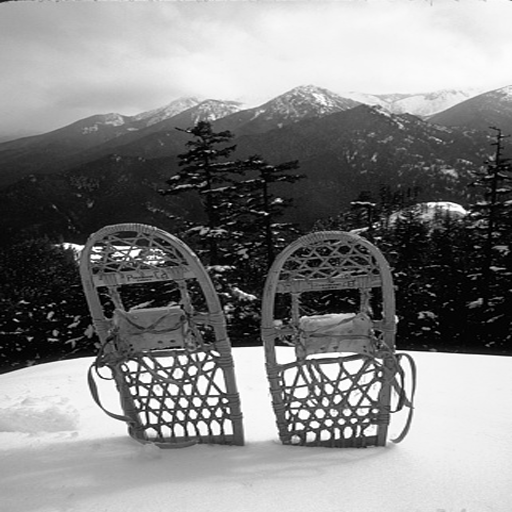
#> input picture sample_imgs/0000.bmp, 512 x 512 px; its folder holds only this picture in this run
$ jupyter execute --allow-errors test.ipynb   (older library calls are emulated)
#> lines starting #> are read from the running program, lines starting #| are printed output that depends on the picture; long printed decimals are rounded
## Utility functions and imports

[cell 1]
import numpy as np
import cv2
import pywt
import matplotlib.pyplot as plt

import os
from scipy.fft import dct, idct
import numpy as np
import matplotlib.pyplot as plt
from scipy.signal import convolve2d
from math import sqrt

def wpsnr(img1, img2):
  img1 = np.float32(img1)/255.0
  img2 = np.float32(img2)/255.0
  difference = img1-img2
  same = not np.any(difference)
  if same is True:
      return 9999999
  w = np.genfromtxt('csf.csv', delimiter=',')
  ew = convolve2d(difference, np.rot90(w,2), mode='valid')
  decibels = 20.0*np.log10(1.0/sqrt(np.mean(np.mean(ew**2))))
  return decibels

# [16 lines left out: functions similarity, compute_thr, not called in this run]

[cell 2]
#List of different attacks
from sklearn.metrics import roc_curve, auc

import random

#this seed was set just to make you obtain the same result
random.seed(3)
def awgn(img, std, seed):
  mean = 0.0   # some constant
  #np.random.seed(seed)
  attacked = img + np.random.normal(mean, std, img.shape)
  attacked = np.clip(attacked, 0, 255)
  return attacked

# [38 lines left out: functions blur, sharpening, median, resizing, jpeg_compression, not called in this run]

## First technique (simpliest) function

[cell 3]
def embedding1(image, mark, alpha=0.1, v='multiplicative'):

    # Generate a watermark
    # mark = np.random.uniform(0.0, 1.0, mark_size)
    # mark = np.uint8(np.rint(mark))
    # np.save('mark.npy', mark)

    coeffs2 = pywt.dwt2(image, 'haar')
    LL, (LH, HL, HH) = coeffs2

    coeffs3 = pywt.dwt2(LL, 'haar')
    LL2, (LH2, HL2, HH2) = coeffs3

    # Get the locations in LH
    sign_LH2 = np.sign(LH2)
    abs_LH2 = abs(LH2)
    locations_LH2 = np.argsort(-abs_LH2,axis=None) # - sign is used to get descending order
    rows_LH2 = LH2.shape[0]
    locations_LH2 = [(val//rows_LH2, val%rows_LH2) for val in locations_LH2] # locations as (x,y) coordinates

    # Get the locations in HL
    sign_HL2 = np.sign(HL2)
    abs_HL2 = abs(HL2)
    locations_HL2 = np.argsort(-abs_HL2,axis=None) # - sign is used to get descending order
    rows_HL2 = HL2.shape[0]
    locations_HL2 = [(val//rows_HL2, val%rows_HL2) for val in locations_HL2] # locations as (x,y) coordinates

    # Get the locations in HH
    sign_HH2 = np.sign(HH2)
    abs_HH2 = abs(HH2)
    locations_HH2 = np.argsort(-abs_HH2,axis=None) # - sign is used to get descending order
    rows_HH2 = HH2.shape[0]
    locations_HH2 = [(val//rows_HH2, val%rows_HH2) for val in locations_HH2] # locations as (x,y) coordinates
    # Embed the watermark in LH
    watermarked_LH2 = abs_LH2.copy()
    for idx, (loc,mark_val) in enumerate(zip(locations_LH2[1:], mark)):
        if v == 'additive':
            watermarked_LH2[loc] += (alpha * mark_val)
        elif v == 'multiplicative':
            watermarked_LH2[loc] *= 1 + ( alpha * mark_val)

     # Embed the watermark in LH
    watermarked_HL2 = abs_HL2.copy()
    for idx, (loc,mark_val) in enumerate(zip(locations_HL2[1:], mark)):
        if v == 'additive':
            watermarked_HL2[loc] += (alpha * mark_val)
        elif v == 'multiplicative':
            watermarked_HL2[loc] *= 1 + ( alpha * mark_val)

     # Embed the watermark in HH
    watermarked_HH2 = abs_HH2.copy()
    for idx, (loc,mark_val) in enumerate(zip(locations_HH2[1:], mark)):
        if v == 'additive':
            watermarked_HH2[loc] += (alpha * mark_val)
        elif v == 'multiplicative':
            watermarked_HH2[loc] *= 1 + ( alpha * mark_val)

    # Restore sign and o back to spatial domain
    watermarked_LH2 *= sign_LH2
    watermarked_HL2 *= sign_HL2
    watermarked_HH2 *= sign_HH2
    watermarked_LL = pywt.idwt2((LL2, (watermarked_LH2, watermarked_HL2, watermarked_HH2)), 'haar')
    watermarked = pywt.idwt2((watermarked_LL, (LH, HL, HH)), 'haar')

    return watermarked

# [64 lines left out: function detection1, not called in this run]

[cell 4]
imgs = [cv2.imread(os.path.join('./sample_imgs', img), 0) for img in os.listdir('./sample_imgs')]
N = 1024
mark = np.load('ammhackati.npy')
#> (reads ammhackati.npy from the repository)

[cell 5]
alpha = 0.5

v = 'multiplicative'
np.random.seed(seed=123)

wm_imgs = []
wpsnr_wm_imgs = []

#> (the rest of this cell did not finish here and is left out)

[cell 6]
lost = 0
for org_img, wm_img, quality in zip(imgs, wm_imgs, wpsnr_wm_imgs):
    w_ex = detection1(org_img, wm_img, alpha)
    attacked_wimg = awgn(wm_img, 24, np.random.seed(123))
    w_ex_attacked = detection1(org_img, attacked_wimg, alpha)

    print("WPSNR watermarked img before being attacked: ", quality);
    print("WPSNR watermarked img after being attackted: ", wpsnr(attacked_wimg, wm_img))

    sim_not_attacked = similarity(mark, w_ex)
    sim_attacked = similarity(w_ex, w_ex_attacked)

    t, _ = compute_thr(sim_not_attacked, mark)

    print('\n')
    if sim_not_attacked > t:
        print('Mark has been found in the non-attacked image. SIM = %f' % sim_not_attacked)
    else:
        print('Mark has been lost in the non-attacked image. SIM = %f' % sim_not_attacked)
    if sim_attacked > t or wpsnr(attacked_wimg, wm_img) < 35.0:
        print('Mark has been found in the attacked image. SIM = %f' % sim_attacked)
    else:
        lost += 1

        print('Mark has been lost in the attacked image. SIM = %f' % sim_attacked)
    print('--------------------------')
    print('\n')
#> this loop made 0 passes
#> after the loop, lost = 0


p = (lost/len(imgs)) * 100
#> p = 0
print("Watermark lost in %2f of the images" % p);
#| Watermark lost in 0 of the images
print(f"Watermark has been lost in {lost}/{len(imgs)} images")
#| Watermark has been lost in 0/1 images

## Second technique

[cell 7]
def embedding2(image, mark, alphaOne=0.5, alphaTwo=0.5, v='multiplicative'):

    coeffs2 = pywt.dwt2(image, 'haar')
    LL, (LH, HL, HH) = coeffs2
    coeffs3 = pywt.dwt2(LL, 'haar')
    LL2, (LH2, HL2, HH2) = coeffs3

    # Get the locations in LLLH
    sign_LH2 = np.sign(LH2)
    abs_LH2 = abs(LH2)
    locations_LH2 = np.argsort(-abs_LH2,axis=None) # - sign is used to get descending order
    rows_LH2 = LH2.shape[0]
    locations_LH2 = [(val//rows_LH2, val%rows_LH2) for val in locations_LH2] # locations as (x,y) coordinates

    # Get the locations in LLHL
    sign_HL2 = np.sign(HL2)
    abs_HL2 = abs(HL2)
    locations_HL2 = np.argsort(-abs_HL2,axis=None) # - sign is used to get descending order
    rows_HL2 = HL2.shape[0]
    locations_HL2 = [(val//rows_HL2, val%rows_HL2) for val in locations_HL2] # locations as (x,y) coordinates

    # Get the locations in LLHH
    sign_HH2 = np.sign(HH2)
    abs_HH2 = abs(HH2)
    locations_HH2 = np.argsort(-abs_HH2,axis=None) # - sign is used to get descending order
    rows_HH2 = HH2.shape[0]
    locations_HH2 = [(val//rows_HH2, val%rows_HH2) for val in locations_HH2] # locations as (x,y) coordinates

    # Embed the watermark in LLLH
    watermarked_LH2 = abs_LH2.copy()
    for idx, (loc,mark_val) in enumerate(zip(locations_LH2[1:], mark)):
        if v == 'additive':
            watermarked_LH2[loc] += (alphaOne * mark_val)
        elif v == 'multiplicative':
            watermarked_LH2[loc] *= 1 + (alphaOne * mark_val)

     # Embed the watermark in LLHL
    watermarked_HL2 = abs_HL2.copy()
    for idx, (loc,mark_val) in enumerate(zip(locations_HL2[1:], mark)):
        if v == 'additive':
            watermarked_HL2[loc] += (alphaOne * mark_val)
        elif v == 'multiplicative':
            watermarked_HL2[loc] *= 1 + (alphaOne * mark_val)

     # Embed the watermark in LLHH
    watermarked_HH2 = abs_HH2.copy()
    for idx, (loc,mark_val) in enumerate(zip(locations_HH2[1:], mark)):
        if v == 'additive':
            watermarked_HH2[loc] += (alphaOne * mark_val)
        elif v == 'multiplicative':
            watermarked_HH2[loc] *= 1 + (alphaOne * mark_val)

    # Restore sign and o back to spatial domain
    watermarked_LH2 *= sign_LH2
    watermarked_HL2 *= sign_HL2
    watermarked_HH2 *= sign_HH2
    watermarked_LL = pywt.idwt2((LL2, (watermarked_LH2, watermarked_HL2, watermarked_HH2)), 'haar')

    # Get the locations in LH
    sign_LH = np.sign(LH)
    abs_LH = abs(LH)
    locations_LH = np.argsort(-abs_LH,axis=None) # - sign is used to get descending order
    rows_LH = LH.shape[0]
    locations_LH = [(val//rows_LH, val%rows_LH) for val in locations_LH] # locations as (x,y) coordinates

    # Get the locations in HL
    sign_HL = np.sign(HL)
    abs_HL = abs(HL)
    locations_HL = np.argsort(-abs_HL,axis=None) # - sign is used to get descending order
    rows_HL = HL.shape[0]
    locations_HL = [(val//rows_HL, val%rows_HL) for val in locations_HL] # locations as (x,y) coordinates

    # Get the locations in HH
    sign_HH = np.sign(HH)
    abs_HH = abs(HH)
    locations_HH = np.argsort(-abs_HH,axis=None) # - sign is used to get descending order
    rows_HH = HH.shape[0]
    locations_HH = [(val//rows_HH, val%rows_HH) for val in locations_HH] # locations as (x,y) coordinates

    # Embed the watermark in LH
    watermarked_LH = abs_LH.copy()
    for idx, (loc,mark_val) in enumerate(zip(locations_LH[1:], mark)):
        if v == 'additive':
            watermarked_LH[loc] += (alphaTwo * mark_val)
        elif v == 'multiplicative':
            watermarked_LH[loc] *= 1 + ( alphaTwo * mark_val)

     # Embed the watermark in LH
    watermarked_HL = abs_HL.copy()
    for idx, (loc,mark_val) in enumerate(zip(locations_HL[1:], mark)):
        if v == 'additive':
            watermarked_HL[loc] += (alphaTwo * mark_val)
        elif v == 'multiplicative':
            watermarked_HL[loc] *= 1 + ( alphaTwo * mark_val)

     # Embed the watermark in HH
    watermarked_HH = abs_HH.copy()
    for idx, (loc,mark_val) in enumerate(zip(locations_HH[1:], mark)):
        if v == 'additive':
            watermarked_HH[loc] += (alphaTwo * mark_val)
        elif v == 'multiplicative':
            watermarked_HH[loc] *= 1 + ( alphaTwo * mark_val)

    # Restore sign and o back to spatial domain
    watermarked_LH *= sign_LH
    watermarked_HL *= sign_HL
    watermarked_HH *= sign_HH
    watermarked = pywt.idwt2((watermarked_LL, (watermarked_LH, watermarked_HL, watermarked_HH)), 'haar')

    return watermarked

# [114 lines left out: function detection2, not called in this run]

[cell 8]
alphaOne = 0.5
alphaTwo = 0.2

v = 'multiplicative'
np.random.seed(seed=123)

wm_imgs = []
wpsnr_wm_imgs = []

#> (the rest of this cell did not finish here and is left out)

[cell 9]
attacked = awgn(wm_imgs[0], 10, 123)
#> in awgn, `attacked = img + np.random.normal(mean, std, img.shape)`:
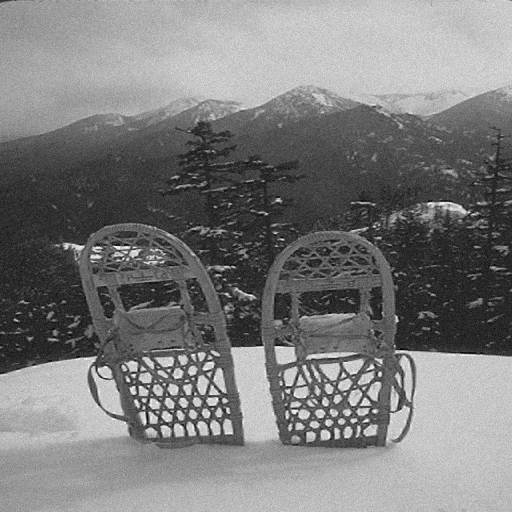
#> attacked: shape (512, 512) float64; min -53.89, max 324.4, mean 131; drawn with min black and max white

plt.subplot(131)
plt.title('Original')
plt.imshow(imgs[0], cmap='gray')
plt.subplot(132)
plt.title('Watermarked')
plt.imshow(wm_imgs[0], cmap='gray')
plt.subplot(133)
plt.title('Attacked Watermarked')
plt.imshow(attacked,cmap='gray')
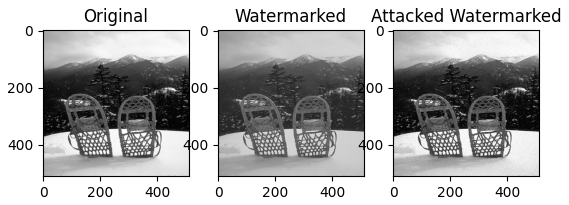
#> figure drawn by matplotlib, 3 panels

[cell 10]
lost = 0
for org_img, wm_img, quality in zip(imgs, wm_imgs, wpsnr_wm_imgs):
    w_ex = detection2(org_img, wm_img, alphaOne=alphaOne, alphaTwo=alphaTwo)
    attacked_wimg = awgn(wm_img, 24, np.random.seed(123))
    w_ex_attacked = detection2(org_img, attacked_wimg, alphaOne=alphaOne, alphaTwo=alphaTwo)

    print("WPSNR watermarked img before being attacked: ", quality);
    print("WPSNR watermarked img after being attackted: ", wpsnr(attacked_wimg, org_img))


    sim_not_attacked = max(similarity(mark, w_ex[0]), similarity(mark, w_ex[1]))
    sim_attacked = max(similarity(w_ex[0], w_ex_attacked[0]), similarity(w_ex[1], w_ex_attacked[1]))

    t, _ = compute_thr(sim_not_attacked, mark)

    print('\n')
    if sim_not_attacked > t:
        print('Mark has been found in the non-attacked image. SIM = %f' % sim_not_attacked)
    else:
        print('Mark has been lost in the non-attacked image. SIM = %f' % sim_not_attacked)
    if sim_attacked > t:
        print('Mark has been found in the attacked image. SIM = %f' % sim_attacked)
    else:
        lost += 1
        print('Mark has been lost in the attacked image. SIM = %f' % sim_attacked)
    print('--------------------------')
    print('\n')
#> (the rest of the program and of its run is left out)
